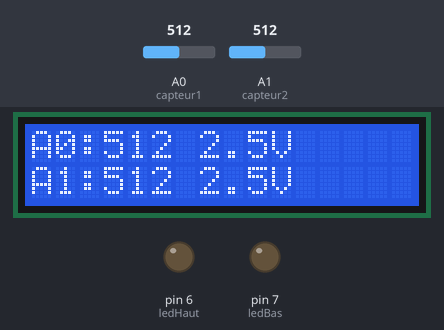
The sketch below on a simulated Arduino Uno, built with avr-gcc and run on an emulated ATmega328P. On the bench: 16×2 character LCD, output pins drawn as LEDs (lit = HIGH). The inputs (shaded band) are chosen by the test bench; at power-on: A0 (capteur1) = 512, A1 (capteur2) = 512.

Above: at 1.2 s.
1.3 s: A0 (capteur1) set to 0
At 2.6 s:
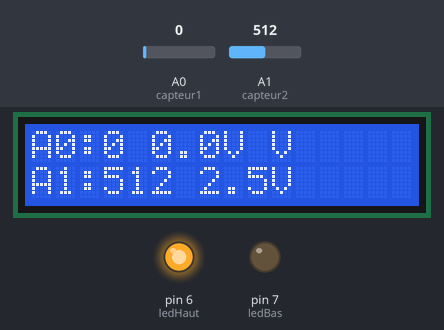
2.9 s: A1 (capteur2) set to 0
At 3.5 s:
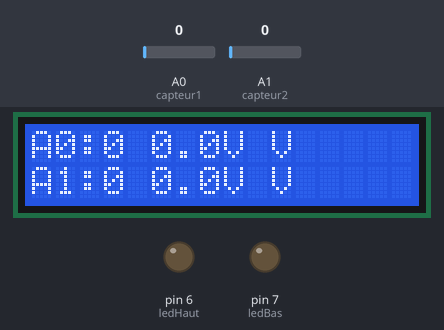
4.4 s: A0 (capteur1) set to 122
At 5.7 s:
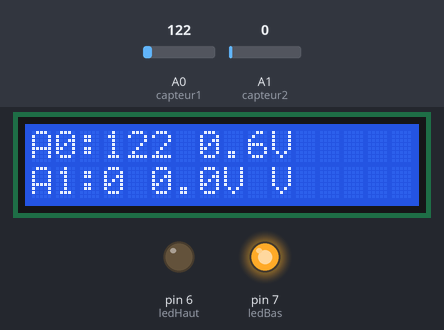
6.0 s: A1 (capteur2) set to 306
At 7.0 s:
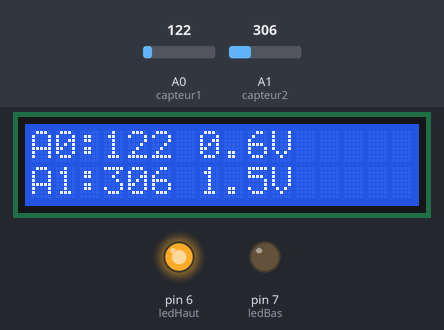
7.6 s: A0 (capteur1) set to 511
At 8.1 s:
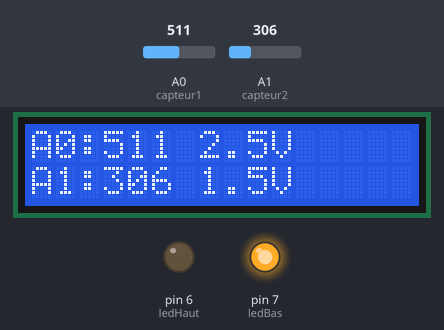
9.1 s: A1 (capteur2) set to 122
At 10.6 s:
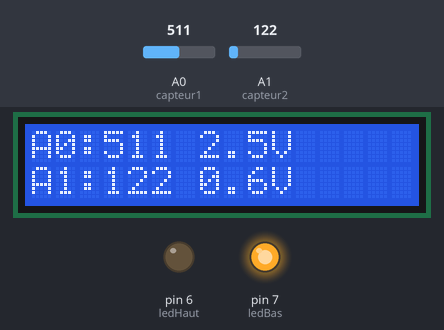
Timing chart, 0 to 11.7 s (numbered marks = the images above; inputs shaded):
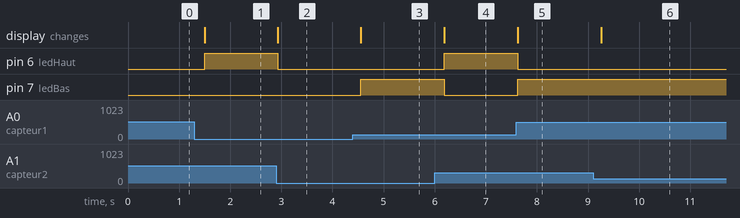

Measured:
- after the input at 1.3 s, pin 6 (ledHaut): LOW → HIGH after 0.20 s; the display: changes after 0.20 s (image 1)
- after the input at 2.9 s, pin 6 (ledHaut): HIGH → LOW at once; the display: changes at once (image 2)
- after the input at 4.4 s, pin 7 (ledBas): LOW → HIGH after 0.16 s; the display: changes after 0.16 s (image 3)
- after the input at 6.0 s, pin 6 (ledHaut): LOW → HIGH after 0.19 s; pin 7 (ledBas): HIGH → LOW after 0.19 s; the display: changes after 0.19 s (image 4)
- after the input at 7.6 s, pin 6 (ledHaut): HIGH → LOW at once; pin 7 (ledBas): LOW → HIGH at once; the display: changes at once (image 5)
- after the input at 9.1 s, the display: changes after 0.16 s (image 6)

The sketch:

testluxetaffichage.ino
```cpp
#include <LiquidCrystal.h>

// LCD : RS, E, D4, D5, D6, D7
LiquidCrystal lcd(8, 9, 10, 11, 12, 13);

// Broches capteurs
const int capteur1 = A0;
const int capteur2 = A1;

// Broches LED
const int ledBas = 7;   // led bleu s'allume quand capteur bas > haut
const int ledHaut = 6;  // led rouge s'alllume quand capteur haut > bas


void setup() {
  lcd.begin(16, 2);
  lcd.clear();

  pinMode(ledBas, OUTPUT);
  pinMode(ledHaut, OUTPUT);
}

void loop() {
  int val1 = analogRead(capteur1); // A0
  int val2 = analogRead(capteur2); // A1

  float tension1 = val1 * 5.0 / 1023.0;
  float tension2 = val2 * 5.0 / 1023.0;

  // Affichage LCD
  lcd.setCursor(0, 0);
  lcd.print("A0:");
  lcd.print(val1);
  lcd.print(" ");
  lcd.print(tension1, 1);
  lcd.print("V ");

  lcd.setCursor(0, 1);
  lcd.print("A1:");
  lcd.print(val2);
  lcd.print(" ");
  lcd.print(tension2, 1);
  lcd.print("V ");


  if (val2 < val1) {
    digitalWrite(ledBas, HIGH);
  } else {
    digitalWrite(ledBas, LOW);
  }

  if (val2 > val1) {
    digitalWrite(ledHaut, HIGH);
  } else {
    digitalWrite(ledHaut, LOW);
  }

  delay(200);
}
```
